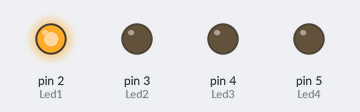
A sketch run on a simulated Arduino Uno, built with avr-gcc and run on an emulated ATmega328P. Parts: output pins drawn as LEDs (lit = HIGH).

Above: at 0.2 s.
At 1.2 s:
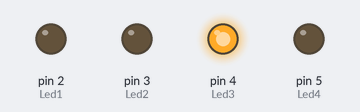
At 2.7 s:
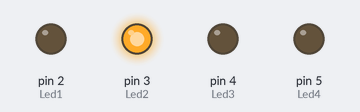
At 3.7 s:
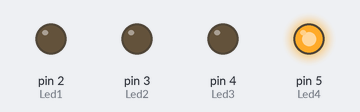
Timing chart, 0 to 4.6 s (numbered marks = the images above):
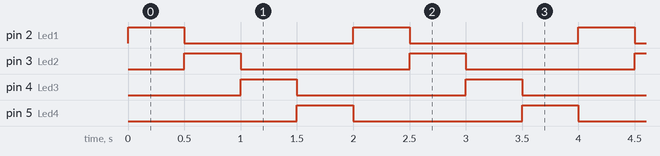

Measured:
- by itself, pin 2 (Led1), pin 3 (Led2), pin 4 (Led3), pin 5 (Led4): alternates HIGH for 0.50 s and LOW for 1.5 s
- by itself, everything shown: repeats every 2.0 s, in 4 steps

The sketch:

Lauflicht_Abgabe.ino
```cpp
/*
	Abgabe von Lauflichtprojekt

  Datum:		03.11.2022
  Autor:		Tim Bernhard
  		    	Demian Flury
  Klasse:		INF20s
  Version:	V1
*/

// Die Pins werden an Variablen zugeordnet
#define Led1 2
#define	Led2 3
#define	Led3 4
#define Led4 5

void setup()
{
  // Der PinMode der LEDs wird als Output festgelegt
  pinMode(Led1, OUTPUT);
  pinMode(Led2, OUTPUT);
  pinMode(Led3, OUTPUT);
  pinMode(Led4, OUTPUT);
}

void loop()
{
  digitalWrite(Led1, HIGH); //Licht ein
  digitalWrite(Led2, LOW); //Licht aus
  digitalWrite(Led3, LOW); //Licht aus
  digitalWrite(Led4, LOW); //Licht aus
  delay(500); // Wait for 1000 millisecond(s)
  digitalWrite(Led1, LOW);
  digitalWrite(Led2, HIGH);
  digitalWrite(Led3, LOW);
  digitalWrite(Led4, LOW);
  delay(500); // Wait for 1000 millisecond(s)
  digitalWrite(Led1, LOW);
  digitalWrite(Led2, LOW);
  digitalWrite(Led3, HIGH);
  digitalWrite(Led4, LOW);
  delay(500); // Wait for 1000 millisecond(s)
  digitalWrite(Led1, LOW);
  digitalWrite(Led2, LOW);
  digitalWrite(Led3, LOW);
  digitalWrite(Led4, HIGH);
  delay(500); // Wait for 1000 millisecond(s)
}
```
